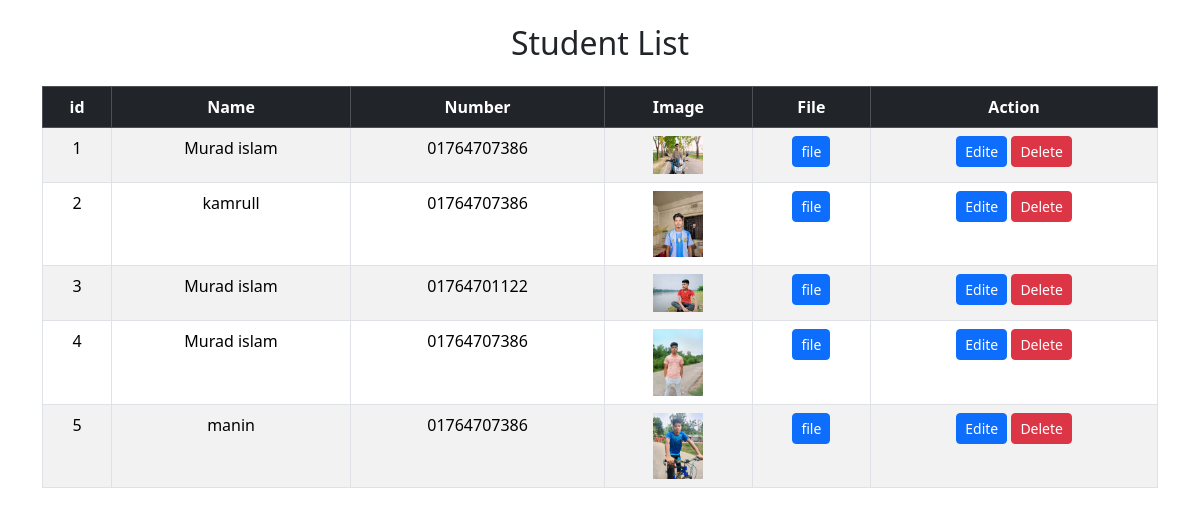
The app's page /storetable2/, older data.
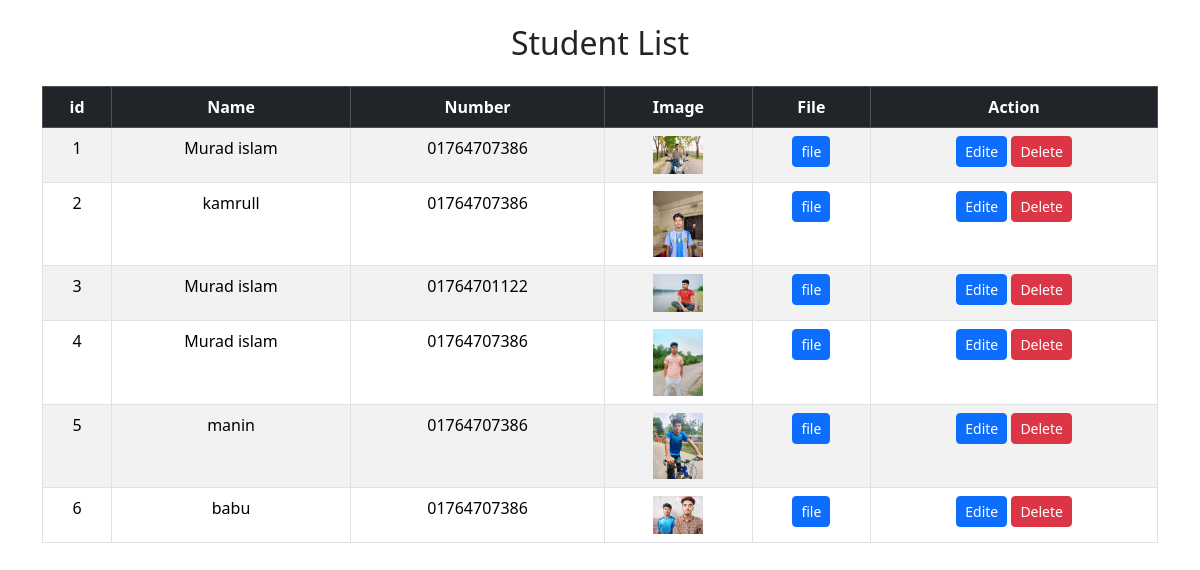
The same page, newer data.
### myapp/models.py (models this page shows, shortened)
class Store(models.Model):
    name = models.CharField(max_length=20)
    number = models.CharField(max_length=20)
    image = models.ImageField(upload_to='images/', null=True, blank=True)
    file = models.FileField()

### myapp/views.py (the view)
# urls.py: path('storetable2/', storetable2,name="storetable2"),
def storetable2(request):
    stores=Store.objects.all()
    return render(request,"store.html",{"data":stores})

### templates/store.html (shortened to what this page needs)
<!doctype html>
<html lang="en">
<head>
    <link href="https://cdn.jsdelivr.net/npm/bootstrap@5.3.3/dist/css/bootstrap.min.css" rel="stylesheet">
</head>
<body>
    <div class="container mt-4">
        <h2 class="text-center mb-4">Student List</h2>
        <table class="table table-striped table-bordered text-center">
            <thead class="table-dark">
                <tr>
                    <th>id</th>
                    <th>Name</th>
                    <th>Number</th>
                    <th>Image</th>
                    <th>File</th>
                    <th>Action</th>
                </tr>
            </thead>
            <tbody>
                {% for i in data %}
                <tr>
                    <td>{{forloop.counter}}</td>
                    <td>{{ i.name }}</td>
                    <td>{{ i.number }}</td>
                    <td>
                        {% if i.image %}
                           <img src="{{ i.image.url }}" alt="Uploaded Image" width="50">
                        {% else %}
                             No Image
                        {% endif %}
                    </td>
                    <td>
                        {% if i.file %}
                            <a href="{{ i.file.url }}" class="btn btn-sm btn-primary">file</a>
                        {% else %}
                            No File
                        {% endif %}
                    </td>
                    <td><a href="{% url 'updatestore' i.id %}" class="btn btn-sm btn-primary">Edite</a>
                    <a href="{% url 'deleteitem' i.id %}" class="btn btn-sm btn-danger">Delete</a></td>
                </tr>
                {% endfor %}
            </tbody>
        </table>
    </div>
</body>
</html>

Row changes from the older to the newer data that the page shows:
added Store: name "babu", number "01764707386", image (picture)
